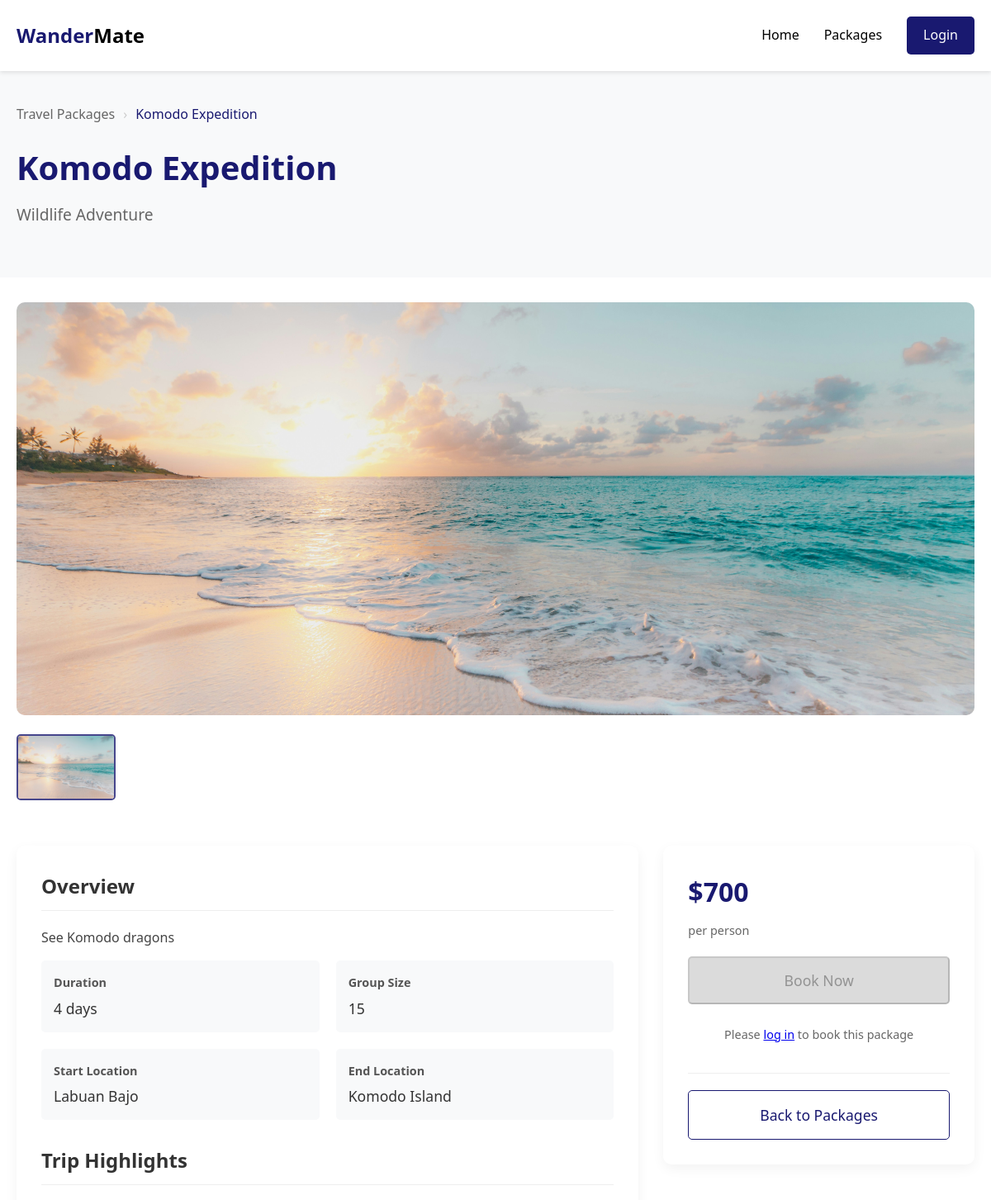
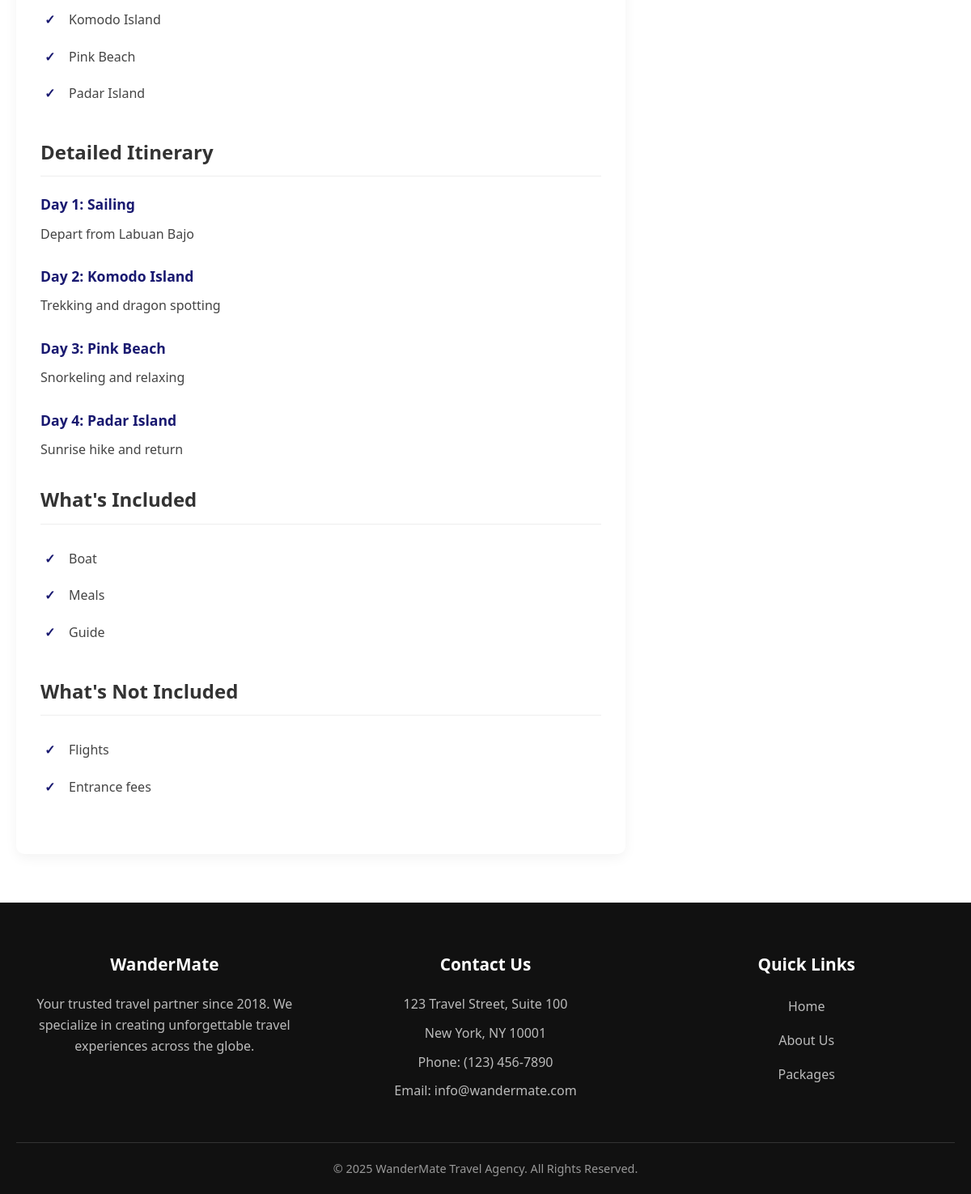
Page /package-detail.php?id=1004 on the committed database (2 pictures, top to bottom).
### tables this page shows
CREATE TABLE `packages`
(
    `id`             INT AUTO_INCREMENT NOT NULL,
    `name`           VARCHAR(30)        NOT NULL,
    `subtitle`       VARCHAR(50),
    `price`          INT                NOT NULL,
    `group_size`     INT                NOT NULL,
    `duration`       VARCHAR(20)        NOT NULL,
    `location`       VARCHAR(50)        NOT NULL,
    `start_location` VARCHAR(50)        NOT NULL,
    `end_location`   VARCHAR(50)        NOT NULL,
    `accomodation`   VARCHAR(50),
    `description`    TEXT,
    `highlights`     TEXT,
    `includes`       TEXT,
    `excludes`       TEXT,
    `itinerary`      TEXT,
    CONSTRAINT `packages_PKC` PRIMARY KEY (`id`)
);

### package-detail.php (the view, shortened to what this page needs)
<?php
$loggedIn = isset($_SESSION['user_id']);
$packageId = isset($_GET['id']) ? intval($_GET['id']) : 0;
$conn = new mysqli('localhost', 'root', '', 'wandermate');
$sql = 'SELECT p.*, p.price / p.group_size AS price_per_person, (SELECT url FROM images WHERE package_id = p.id LIMIT 1) AS image_url FROM packages p WHERE  p.id = ?';
$stmt = $conn->prepare($sql);
$stmt->bind_param('i', $packageId);
$stmt->execute();
$result = $stmt->get_result();
$package = $result->fetch_assoc();
$images = [];
if ($package) {
    $imgStmt = $conn->prepare('SELECT url FROM images WHERE package_id = ?');
    $imgStmt->bind_param('i', $packageId);
    $imgStmt->execute();
    $imgResult = $imgStmt->get_result();
    while ($imgRow = $imgResult->fetch_assoc()) {
        $images[] = $imgRow['url'];
    }
}
function parseNewlineList($str)
{
    return array_filter(array_map('trim', explode("\n", $str)));
}
function parseItinerary($str)
{
    $result = [];
    foreach (parseNewlineList($str) as $line) {
        $parts = explode('|', $line, 2);
        $day = isset($parts[0]) ? trim($parts[0]) : '';
        $desc = isset($parts[1]) ? trim($parts[1]) : '';
        if ($day !== '' && $desc !== '') {
            $result[] = [
                'day' => $day,
                'desc' => $desc,
            ];
        }
    }
    return $result;
}
$highlights = parseNewlineList($package['highlights']);
$includes = parseNewlineList($package['includes']);
$excludes = parseNewlineList($package['excludes']);
$itinerary = parseItinerary($package['itinerary']);
?>
<!DOCTYPE html>
<html lang="en">
<head>
</head>
<body>
    <header>
        <div class="container nav-container">
            <a
                href="#"
                class="logo"
            >
                Wander<span>Mate</span>
            </a>
            <nav>
                <ul>
                    <li>
                        <a href="home.php">Home</a>
                    </li>
                    <li>
                        <a href="package-list.php">Packages</a>
                    </li>
                    <?php if (!$loggedIn): ?>
                        <li>
                            <a
                                href="login.php"
                                class="btn btn-sm"
                            >
                                Login
                            </a>
                        </li>
                    <?php endif; ?>
                </ul>
            </nav>
        </div>
    </header>
    <main>
        <div class="package-header">
            <div class="container">
                <div class="breadcrumb">
                    <a href="#">Travel Packages</a>
                    <span class="separator">›</span>
                    <span class="current"><?php echo htmlspecialchars($package['name']); ?></span>
                </div>
                <h1 class="package-title"><?php echo htmlspecialchars($package['name']); ?></h1>
                <p class="package-subtitle"><?php echo htmlspecialchars($package['subtitle']); ?></p>
            </div>
        </div>
        <div class="container">
            <div class="gallery-container">
                <img
                    src="<?php echo htmlspecialchars($package['image_url']); ?>"
                    alt="<?php echo htmlspecialchars($package['name']); ?>"
                    class="main-image"
                    id="mainImage"
                >
                <div class="thumbnail-container">
                    <?php foreach ($images as $index => $image): ?>
                        <img
                            src="<?php echo htmlspecialchars($image); ?>"
                            alt="<?php echo htmlspecialchars($package['name']) . ' image ' . ($index + 1); ?>"
                            class="thumbnail <?php echo $index === 0 ? 'active' : ''; ?>"
                            onclick="changeImage('<?php echo htmlspecialchars($image); ?>', this)"
                        >
                    <?php endforeach; ?>
                </div>
            </div>
            <div class="package-content">
                <div class="package-details">
                    <div class="detail-section">
                        <h2 class="section-title">Overview</h2>
                        <p><?php echo htmlspecialchars($package['description']); ?></p>
                        <div class="info-grid">
                            <div class="info-item">
                                <div class="info-label">Duration</div>
                                <div class="info-value"><?php echo htmlspecialchars($package['duration']); ?></div>
                            </div>
                            <div class="info-item">
                                <div class="info-label">Group Size</div>
                                <div class="info-value"><?php echo htmlspecialchars($package['group_size']); ?></div>
                            </div>
                            <div class="info-item">
                                <div class="info-label">Start Location</div>
                                <div class="info-value"><?php echo htmlspecialchars($package['start_location']); ?></div>
                            </div>
                            <div class="info-item">
                                <div class="info-label">End Location</div>
                                <div class="info-value"><?php echo htmlspecialchars($package['end_location']); ?></div>
                            </div>
                        </div>
                    </div>
                    <div class="detail-section">
                        <h2 class="section-title">Trip Highlights</h2>
                        <ul class="highlights-list">
                            <?php foreach ($highlights as $highlight): ?>
                                <li><?php echo htmlspecialchars($highlight); ?></li>
                            <?php endforeach; ?>
                        </ul>
                    </div>
                    <div class="detail-section">
                        <h2 class="section-title">Detailed Itinerary</h2>
                        <?php foreach ($itinerary as $item): ?>
                            <div class="itinerary-day">
                                <h3 class="day-title"><?php echo htmlspecialchars($item['day']); ?></h3>
                                <p><?php echo htmlspecialchars($item['desc']); ?></p>
                            </div>
                        <?php endforeach; ?>
                    </div>
                    <div class="detail-section">
                        <h2 class="section-title">What's Included</h2>
                        <ul class="highlights-list">
                            <?php foreach ($includes as $item): ?>
                                <li><?php echo htmlspecialchars($item); ?></li>
                            <?php endforeach; ?>
                        </ul>
                    </div>
                    <div class="detail-section">
                        <h2 class="section-title">What's Not Included</h2>
                        <ul class="highlights-list">
                            <?php foreach ($excludes as $item): ?>
                                <li><?php echo htmlspecialchars($item); ?></li>
                            <?php endforeach; ?>
                        </ul>
                    </div>
                </div>
                <div class="package-info-card">
                    <div class="package-price-large">$<?php echo number_format($package['price_per_person']); ?></div>
                    <span class="price-per-person">per person</span>
                    <div class="package-actions">
                        <button
                            id="bookNowBtn"
                            class="btn btn-full"
                            <?php echo $loggedIn ? '' : 'disabled'; ?>
                        >
                            Book Now
                        </button>
                        <?php if (!$loggedIn): ?>
                            <p class="login-prompt">Please
                                <a href="#">log in</a>
                                to book this package
                            </p>
                        <?php endif; ?>
                        <div class="return-to-list">
                            <hr style="margin: 20px 0; border: none; border-top: 1px solid #eee;">
                            <a
                                href="#"
                                class="btn btn-outline btn-full"
                            >
                                Back to Packages
                            </a>
                        </div>
                    </div>
                </div>
            </div>
        </div>
    </main>
    <footer>
        <div class="container">
            <div class="footer-content">
                <div class="footer-column">
                    <h3>WanderMate</h3>
                    <p>Your trusted travel partner since 2018. We specialize in creating unforgettable travel experiences across the globe.</p>
                </div>
                <div class="footer-column">
                    <h3>Contact Us</h3>
                    <p>123 Travel Street, Suite 100</p>
                    <p>New York, NY 10001</p>
                    <p>Phone: (123) 456-7890</p>
                    <p>Email: info@wandermate.com</p>
                </div>
                <div class="footer-column">
                    <h3>Quick Links</h3>
                    <a href="#">Home</a>
                    <a href="#">About Us</a>
                    <a href="#">Packages</a>
                </div>
            </div>
            <div class="copyright">
                <p>&copy; <?php echo date("Y"); ?> WanderMate Travel Agency. All Rights Reserved.</p>
            </div>
        </div>
    </footer>
</body>
</html>

### rows in the picture
packages: name "Komodo Expedition", subtitle "Wildlife Adventure", description "See Komodo dragons", duration "4 days", group_size "15", start_location "Labuan Bajo", end_location "Komodo Island", highlights "Komodo Island", highlights "Pink Beach", highlights "Padar Island", includes "Boat", includes "Meals", includes "Guide", excludes "Flights", excludes "Entrance fees"

### other values in the picture
$item['day'] "Day 1: Sailing"
$item['desc'] "Depart from Labuan Bajo"
$item['day'] "Day 2: Komodo Island"
$item['desc'] "Trekking and dragon spotting"
$item['day'] "Day 3: Pink Beach"
$item['desc'] "Snorkeling and relaxing"
$item['day'] "Day 4: Padar Island"
$item['desc'] "Sunrise hike and return"
$package['price_per_person'] "700"
